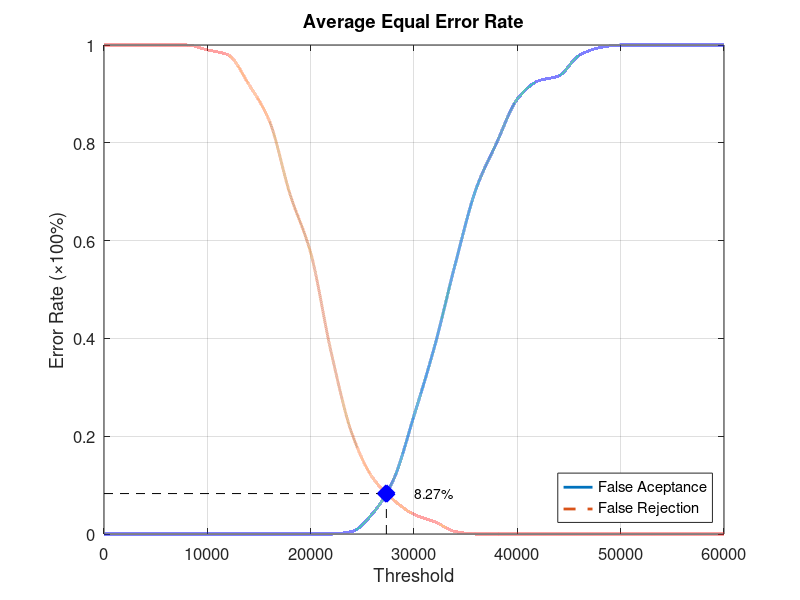
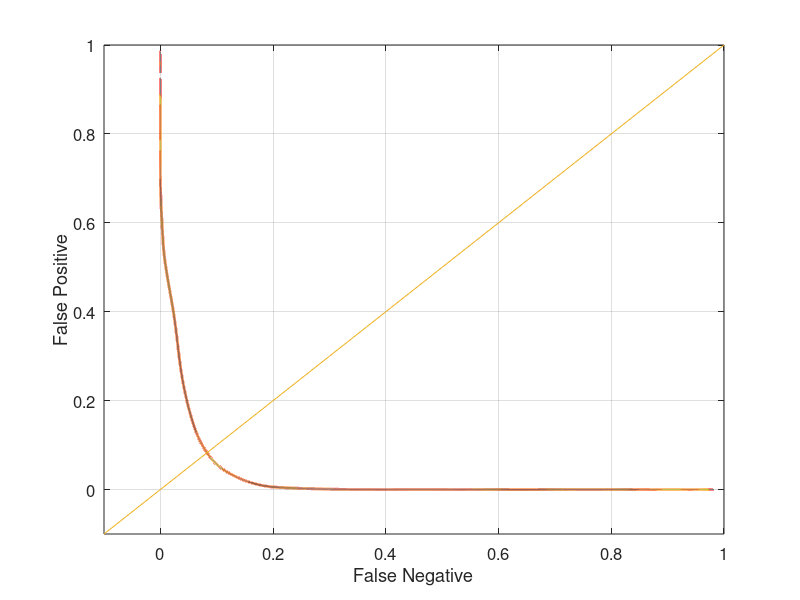

Write the MATLAB code that produced these figures, in order.
function yEER = Database1_3
close all;
clear;
clc;
x = 0:2000:60000;
xq = 0:0.5:60000;

y0 = [0 0 0 0 0 0 0 0 0 0 0 0 0.00526316 0.0421053 0.110526 0.242105 0.384211 0.552632 0.705263 0.8 0.889474 0.926316 0.936842 0.978947 0.994737 1 1 1 1 1 1];
yy0 = interp1(x, y0, xq, 'pchip');
y1 = [1 1 1 1 1 0.99 0.98 0.92 0.845 0.695 0.575 0.37 0.205 0.115 0.07 0.04 0.025 0.005 0 0 0 0 0 0 0 0 0 0 0 0 0];
yy1 = interp1(x, y1, xq, 'pchip');

% Calculating EER: 
y2 = abs(y0 - y1);
find(y2 == min(y2))
yy2 = abs(yy0 - yy1);
xEER = find(yy2 == min(yy2));
xEERIndex = xq(xEER) % X-axis EER
yEER = yy0(xEER) % Y-axis EER

main = figure
plot(xq, yy0,'-','LineWidth', 2);	hold on
plot(xq, yy1,'--','LineWidth', 2);	hold on
plot([xEERIndex xEERIndex], [0 yEER], 'k--');	hold on
plot([0 xEERIndex], [yEER yEER], 'k--');	hold on
plot(xEERIndex, yEER, 'bx', 'LineWidth', 10);	hold on
text(xEERIndex + 10 * xEERIndex / 100, yEER, [num2str(round((10000 * yEER)) / 100) '%'])
legend('False Aceptance', 'False Rejection', 'Location', 'SouthEast')
xlabel('Threshold')
ylabel('Error Rate (\times100%)')
title('Average Equal Error Rate')
set(gca, 'FontSize', 12)
axis([0 60000 0 1])
grid on

print(main, 'Database1_3Main', '-dpng');
FNRxFPR = figure('Color', [1 1 1]);
plot(yy1, yy0, '-', yy1, yy0, 'LineWidth', 2);
hold on
y = -0.1:0.1:1
plot(y, y); 
set(gca, 'FontSize', 12)
xlabel('False Negative')
ylabel('False Positive')
axis([-0.1 1 -0.1 1])
set(gca, 'FontSize', 12)
grid on

print(FNRxFPR, 'Database1_3FNRxFPR','-dpng');
end
